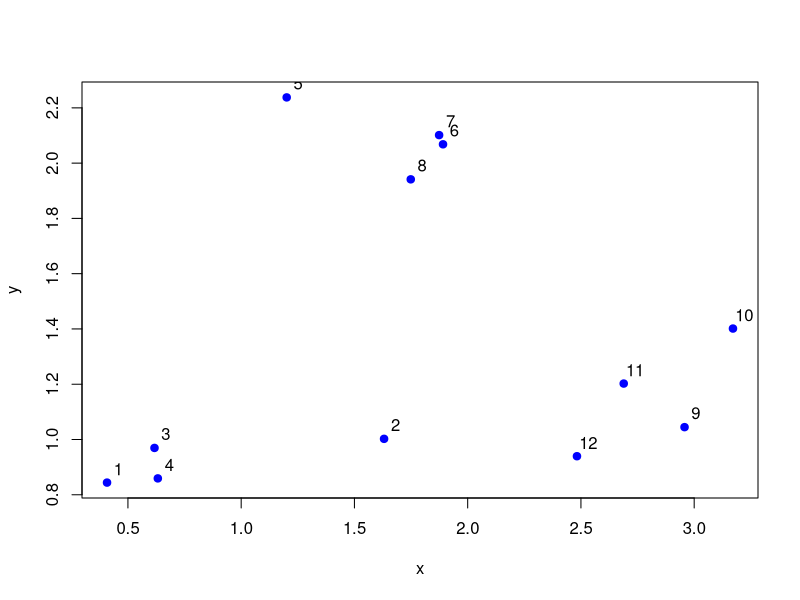
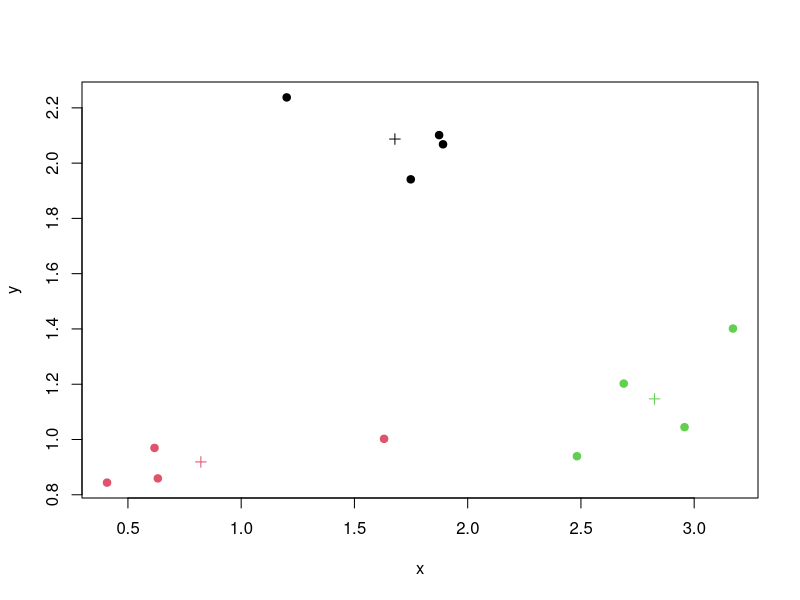

Recreate these plots in R, in order.
set.seed(12)

library(ggplot2)

x<- rnorm(12, mean= rep(1:3,each=4),sd=0.4)
y<- rnorm(12,mean=rep(c(1,2,1),each=4),sd=0.2)

plot(x,y,col="blue",pch=19)
text(x+0.05,y+0.05, labels= as.character(1:12))

df<- data.frame(x,y)

kmeansclustering<- kmeans(df,centers = 3)

names(kmeansclustering)
# [1] "cluster"      "centers"      "totss"        "withinss"     "tot.withinss" "betweenss"   
# [7] "size"         "iter"         "ifault"

kmeansclustering$cluster
#  [1] 2 2 2 2 1 1 1 1 3 3 3 3
# tells us first four points of df are in cluster 2 and so on

plot( x , y , col= kmeansclustering$cluster, pch=19)  # plotting data points with colour as a function of cluster
points(kmeansclustering$centers, col=1:3, pch=3)  # plotting centroids for clusters

